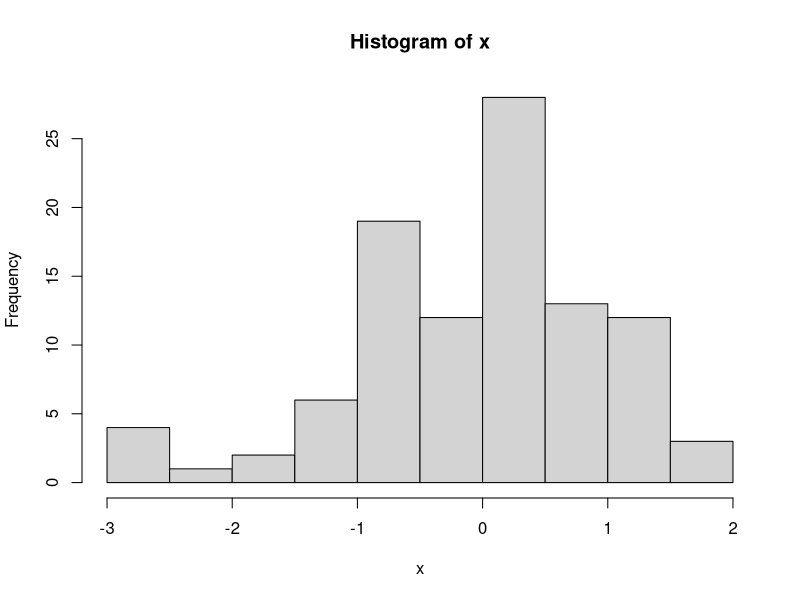
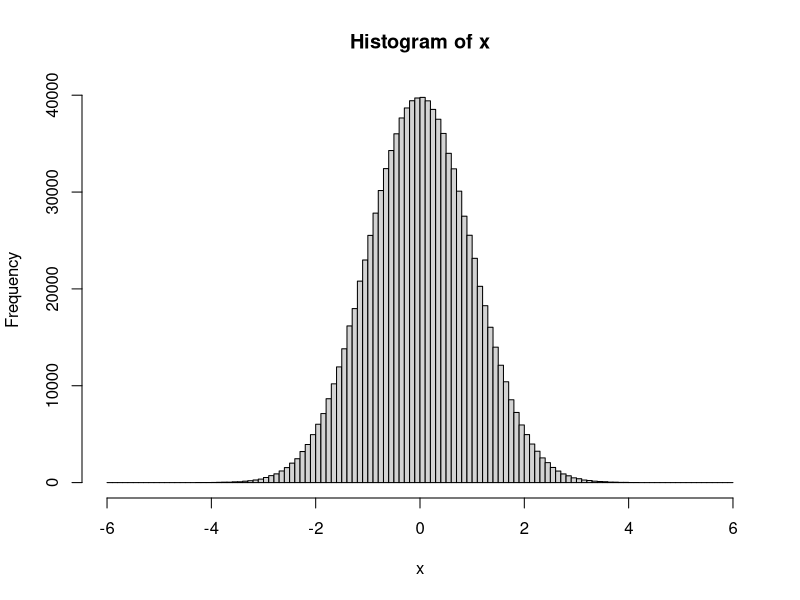
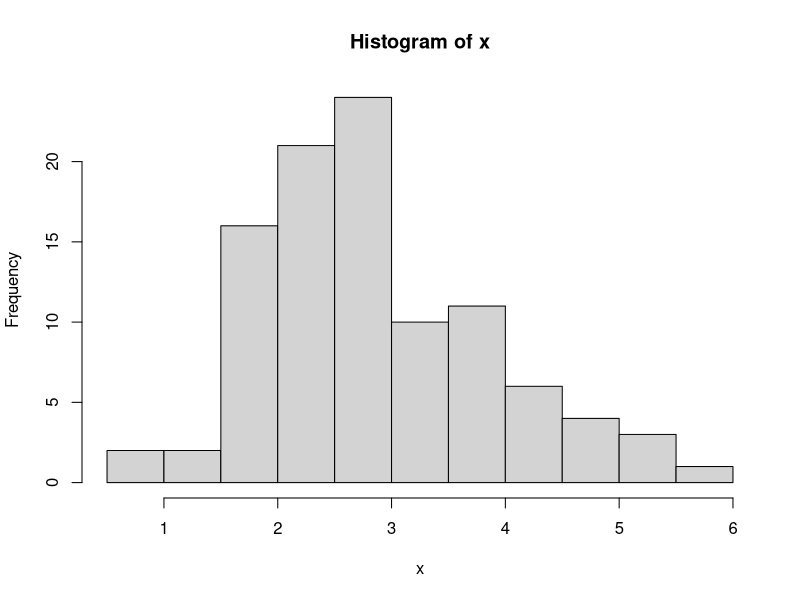
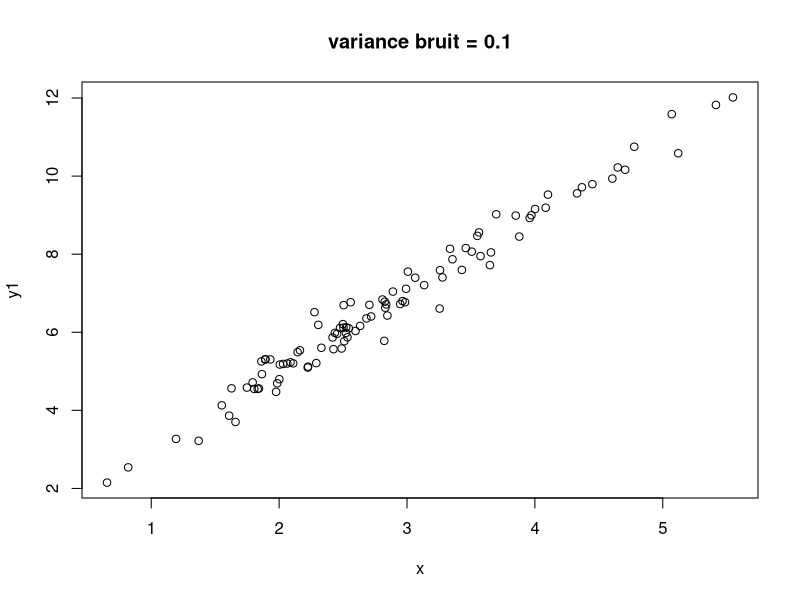
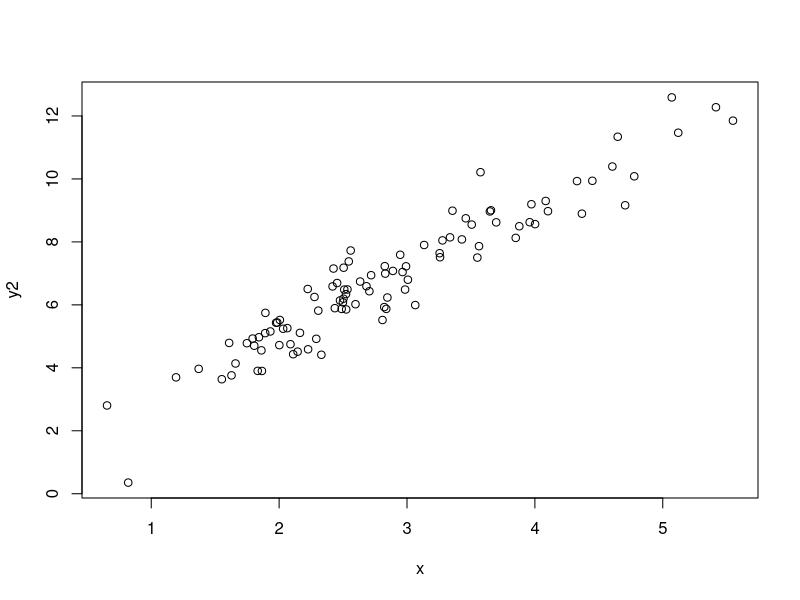
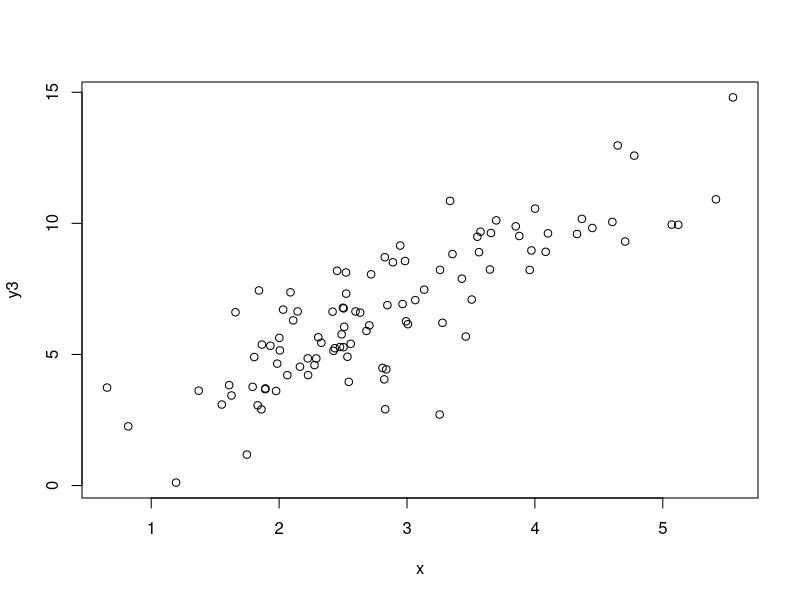
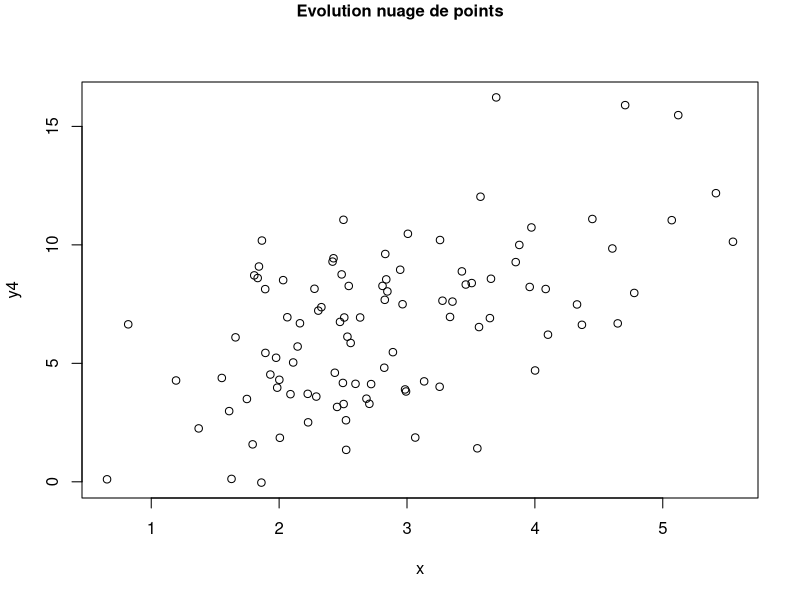

Here is the R script that generated these plots, in order: (Note: this script raises an error after producing the figures.)
runif(1)
rexp(1)
x=rnorm(100)

hist(x)

x=rnorm(1000000)
hist(x, breaks=seq(-6,6,0.1))

set.seed(04042023)

# creation de vecteur:
x=c(2,3)

x= rep(0,10)
print (x)

x=rep(c(0,1), c(10,10))
print(x)

x=rep(c(0,1),10)
print(x)

x=seq(1,10,2)
print(x)

x=c(2,3,"A")
print(x)
######################################################################
#############################/*TP1*/##################################
#####################################################################

#Question 1
  
set.seed(1234)

#Question 2
x=rnorm(100,3,1)

summary(x)
hist(x)
#Question 3 
s2e=c(0.1,0.5,2,6)

e1=rnorm(100,0,sqrt(s2e[1]))
e2=rnorm(100,0,sqrt(s2e[2]))
e3=rnorm(100,0,sqrt(s2e[3]))
e4=rnorm(100,0,sqrt(s2e[4]))

y1=1+2*x+e1
y2=1+2*x+e2
y3=1+2*x+e3
y4=1+2*x+e4

plot(x,y1,main = paste("variance bruit =",s2e[1]))
plot(x,y2)
plot(x,y3)
plot(x,y4)

par(mfrow = c(2,2))

title("Evolution nuage de points", outer=TRUE, line=-1)

dev.off()

apply(y,2,function(z){plot(x,z)})


estim_lin=function(x,y){
  beta1ch= sum((x-mean(x))*(y-mean(y)))/sum(x-mean(x)^2)
  beta0ch= mean(y) - beta1ch*mean(x)
  sigma2_e = (1/(length(x)-2))*sum((y-beta0ch-beta1ch*x)^2)


return(list(beta0 = beta0ch, beta1 =beta1ch, s2e=sigma2_e))
}

res=estim_lin(x,y1)
res$beta0
m1=lm(y1~x)
m1$coefficients

d1=data.frame(Y=y1, X=x)
str(d1)
names(d1)
m1=lm(Y~X, data=d1)

dev.off()
plot(d1$X,d1$Y)
abline(m1,col="red",lwd=3,lty=2)

d4=data.frame(Y=y4, X=x)
str(d4)
names(d4)
m4=lm(Y~X, data=d4)

dev.off()
plot(d4$X,d4$Y)
abline(m4,col="red",lwd=3,lty=2)

cbind(d4$Y, m4$fitted.values, m4$residuals)
plot(x,m4$residuals)
aux =summary(m4)
str(aux)
aux$sigma

cor(d1$X, d1$Y)

cor(d4$X, d4$Y)


cov(d1$X, d1$Y) / (sqrt(d1$X) * sqrt(d1$Y))

xnew = c(2.5, 3.5, 4.5)
dnew = data.frame(X=xnew)

#Predictions avec le modèle 3 : 
pred1 =predict(m1, dnew, interval = "confidence")
print(pred1)

matplot(xnew, pred1, col = c("black", "blue", "red"), type="b", pch=16)

legend("topleft", c("valeur prédite", "borne inf (95%)", "borne sup (95%)"), col=c("black", "blue", "blue"), pch=c(16,16,16))

matplot(d1$X, predict(m1, interval="confidence"), col = c("red", "blue", "green"), type="p", pch=16)

legend("topleft", c("valeur prédite", "borne inf (95%)", "borne sup (95%)"), col=c("red", "blue", "green"), pch=c(16,16,16))
